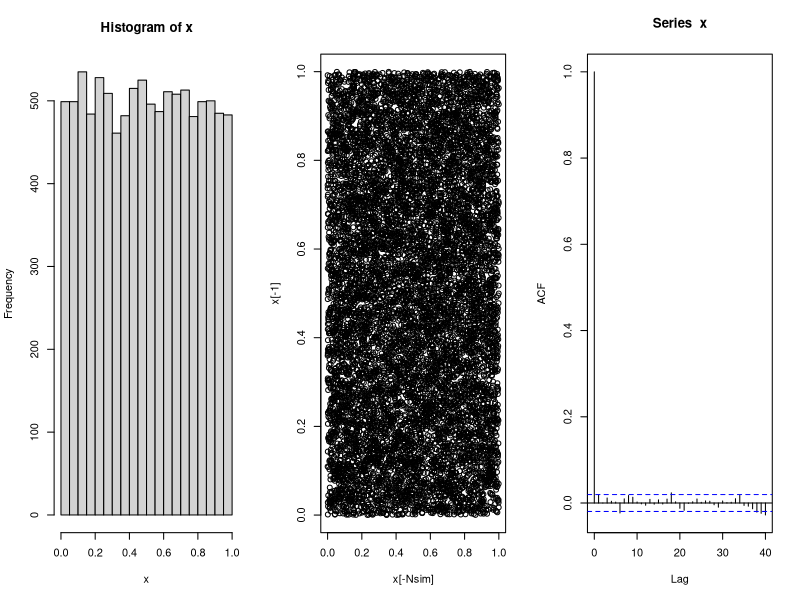
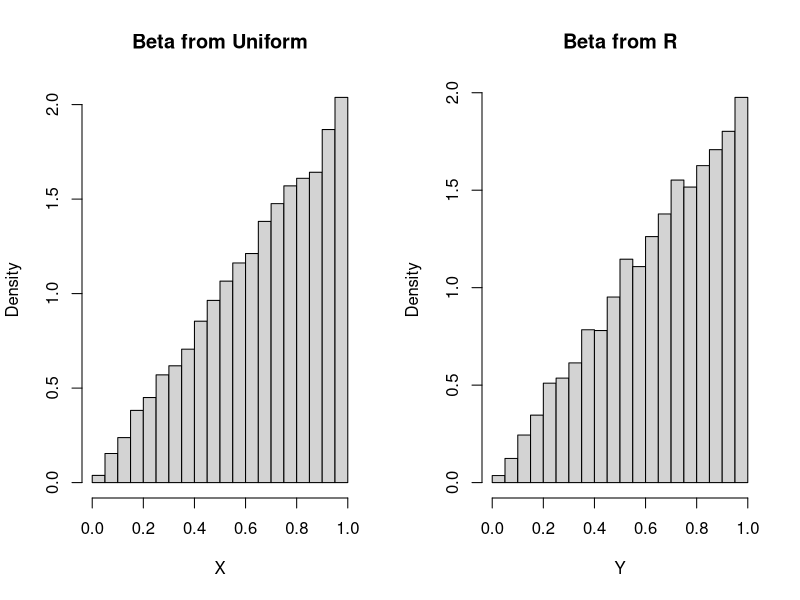
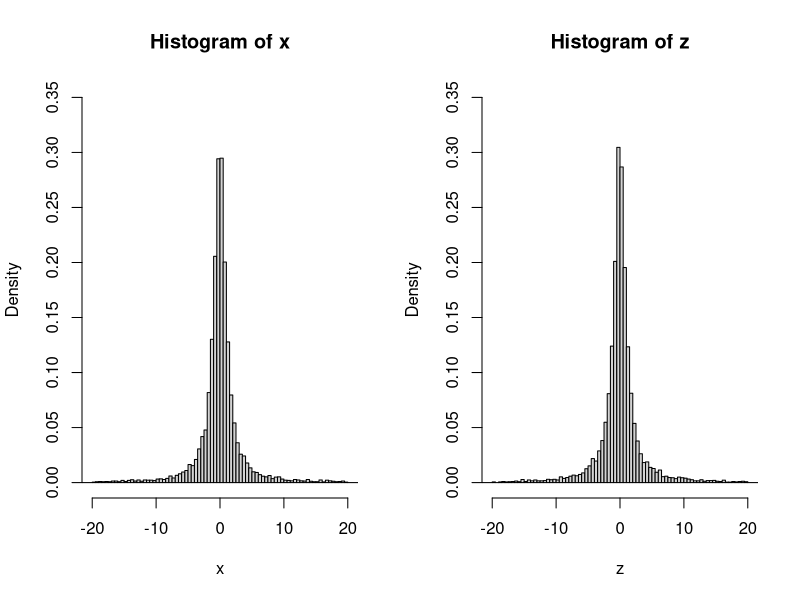
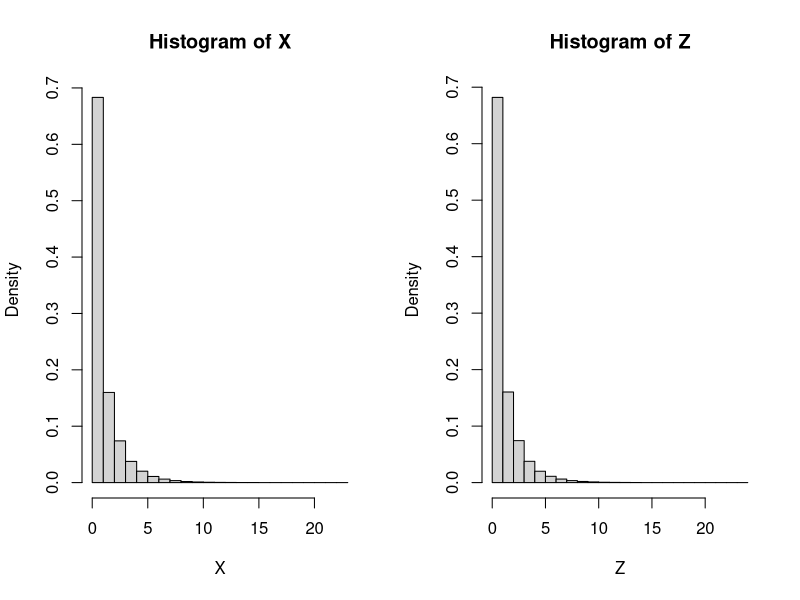
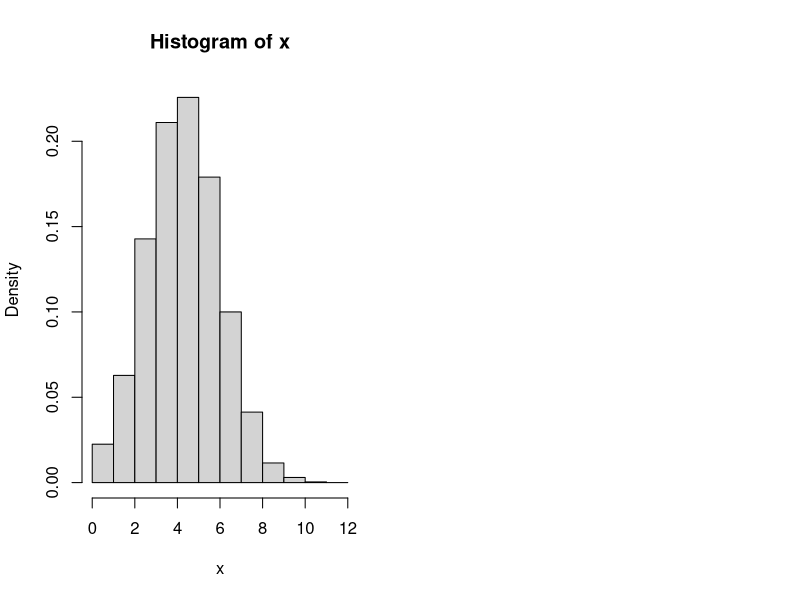
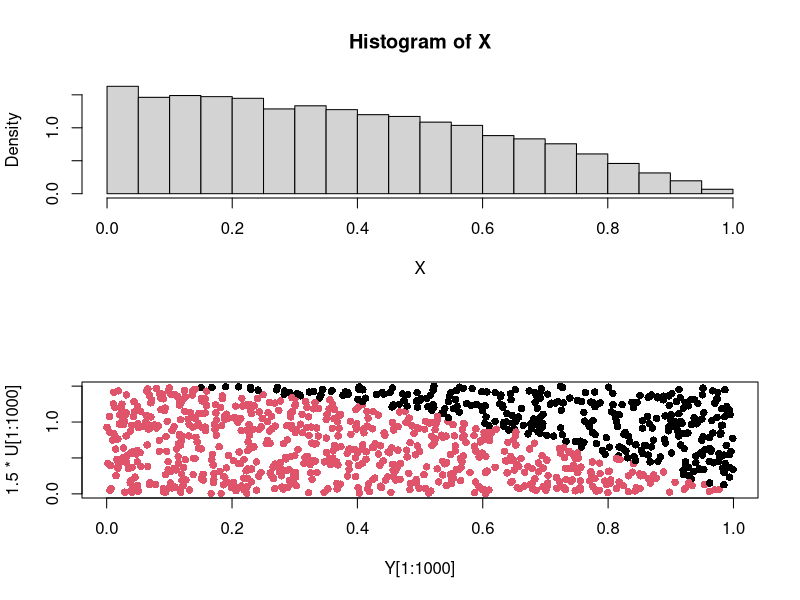

Write R code to recreate these figures, in order.
#uniform draw
Nsim=10000
x=runif(Nsim)

par(mfrow=c(1,3)) 
hist(x)
plot(x[-Nsim],x[-1])
acf(x)


#To implement the inverse transform method, we'll generate from $\mathcal{U}(0,1)$ and take the square root to get values from $Beta(2,1)$
Nsim=10^4
U=runif(Nsim)
X=sqrt(U)
Y=rbeta(Nsim,2,1)
par(mfrow=c(1,2)) 
hist(X, freq=F, main="Beta from Uniform")
hist(Y, freq=F, main="Beta from R")


#Cauchy Inverse Transform
Finv=function(y,mu,sig){mu+sig*tan(pi*(y-.5))}
mu=0
sig=1
Nsim=10^4
U=runif(Nsim)
x=Finv(U,mu,sig)
z=rcauchy(Nsim)
par(mfrow=c(1,2))
hist(x, breaks=c(min(x), seq(-20,20,by=.5), max(x)), freq=F,plot=T, ylim=c(0,.35), xlim=c(-20,20))
hist(z, breaks=c(min(z), seq(-20,20,by=.5), max(z)), freq=F,plot=T, ylim=c(0,.35), xlim=c(-20,20))

#If you already have a standard normal random variable, these values can be squared to give a sample from a chi-squared distribution with 1 degree of freedom (or squared and summed for a chi-square with more degrees of freedom)

Nsim=10^6
system.time(rnorm(Nsim)^2)
system.time(rchisq(Nsim, 1))
X=rnorm(Nsim)^2
Z=rchisq(Nsim, 1)

par(mfrow=c(1,2))
hist(X,  freq=F,plot=T)
hist(Z, freq=F,plot=T)

#The following R code lets us generate from a Binomial(n=12, p=.4).
n=12
p=.4
Nsim=10^4
cump=pbinom(0:n, n, p)
U=runif(Nsim)
x=findInterval(U, cump)
hist(x, freq=F, breaks=c(0:n))

#negative binom 
  cump=pnbinom(c(1:350),50,.2)
round(cump,6)
cumpsubset=cump[102:338]
Nsim=10^4
U=runif(Nsim)
X=findInterval(U, cumpsubset)+102
table(X)/Nsim

## Accept Reject
Nsim=2*10^4
Y=runif(Nsim)
U=runif(Nsim)
accept=(U<1-Y^2)
X=Y[accept]
sum(accept)/Nsim
par(mfrow=c(2,1))
hist(X, freq=F)
plot(Y[1:1000], 1.5*U[1:1000], col=accept[1:1000]+1, pch=16)
